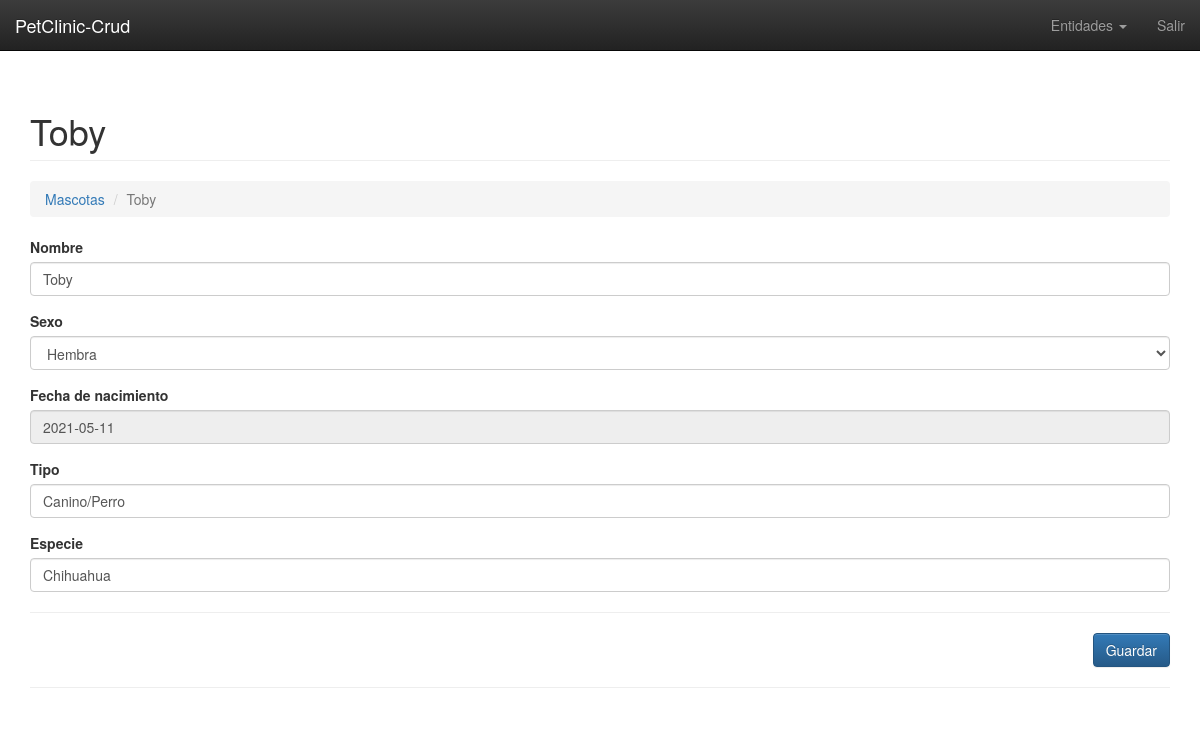
Page /mascota.php?c=Mascota&a=Crud&id_mascota=1 (signed in) on the committed database.
### tables this page shows
CREATE TABLE `mascotas` (
  `id_mascota` int(11) NOT NULL AUTO_INCREMENT,
  `nombre` varchar(45) DEFAULT NULL,
  `sexo` tinyint(4) DEFAULT NULL,
  `fechaNacimiento` varchar(20) DEFAULT NULL,
  `tipo` varchar(45) DEFAULT NULL,
  `especie` varchar(45) DEFAULT NULL,
  `fechaRegistro` varchar(20) DEFAULT NULL,
  PRIMARY KEY (`id_mascota`)
);

### controller/mascota.controller.php (called while the page is built, shortened)
<?php
require_once 'model/mascota.php';
class MascotaController{
    private $model;
    public function __CONSTRUCT(){
        $this->model = new Mascota();
    }
    public function Crud(){
        $var = new Mascota();
        if(isset($_REQUEST['id_mascota'])){
            $var = $this->model->Obtener($_REQUEST['id_mascota']);
        }
        require_once 'view/mascota/mascota-editar.php';
        require_once 'view/footer.php';
    }
}

### model/database.php (called while the page is built)
<?php
class Database
{
    public static function StartUp()
    {
        $pdo = new PDO('mysql:host=localhost;dbname=petclinic;charset=utf8', 'root', '');
        $pdo->setAttribute(PDO::ATTR_ERRMODE, PDO::ERRMODE_EXCEPTION);
        return $pdo;
    }
}

### model/mascota.php (called while the page is built, shortened)
<?php
class Mascota
{
	private $pdo;
	public function __CONSTRUCT()
	{
		try
		{
			$this->pdo = Database::StartUp();
		}
		catch(Exception $e)
		{
			die($e->getMessage());
		}
	}
	public function Obtener($id_mascota)
	{
		try
		{
			$stm = $this->pdo->prepare("SELECT * FROM mascotas WHERE id_mascota = ?");
			$stm->execute(array($id_mascota));
			return $stm->fetch(PDO::FETCH_OBJ);
		}
		catch(Exception $e)
		{
			die($e->getMessage());
		}
	}
}

### view/mascota/mascota-editar.php (the view, shortened to what this page needs)
<h1 class="page-header">
    <?php echo $var->id_mascota != null ? $var->nombre : 'Nueva Mascota'; ?>
</h1>
<ol class="breadcrumb">
  <li><a href="?c=Mascota">Mascotas</a></li>
  <li class="active"><?php echo $var->id_mascota != null ? $var->nombre : 'Nueva Mascota'; ?></li>
</ol>
<form id="frm-mascota" action="?c=Mascota&a=Guardar" method="post" enctype="multipart/form-data">
    <div class="form-group">
        <label>Nombre</label>
        <input type="text" name="Nombre" value="<?php echo $var->nombre; ?>" class="form-control" placeholder="Ingrese el nombre de la mascota" data-validacion-tipo="requerido|min:3" />
    </div>
    <div class="form-group">
        <label>Sexo</label>
        <select name="Sexo" class="form-control">
            <option <?php echo $var->sexo == 2 ? 'selected' : ''; ?> value="2">Hembra</option>
        </select>
    </div>
    <div class="form-group">
        <label>Fecha de nacimiento</label>
        <input readonly type="text" name="FechaNacimiento" value="<?php echo $var->fechaNacimiento; ?>" class="form-control datepicker" placeholder="Ingrese la fecha de nacimiento de la mascota" data-validacion-tipo="requerido" />
    </div>
    <div class="form-group">
        <label>Tipo</label>
        <input type="text" name="Tipo" value="<?php echo $var->tipo; ?>" class="form-control" placeholder="Ingrese el tipo de la mascota" data-validacion-tipo="requerido|min:3" />
    </div>
    <div class="form-group">
        <label>Especie</label>
        <input type="text" name="Especie" value="<?php echo $var->especie; ?>" class="form-control" placeholder="Ingrese la especie de la mascota" data-validacion-tipo="requerido|min:3" />
    </div>
    <hr />
    <div class="text-right">
        <button class="btn btn-primary">Guardar</button>
    </div>
</form>

### rows in the picture
mascotas: nombre "Toby", Nombre "Toby", Sexo "Hembra", FechaNacimiento "2021-05-11", Tipo "Canino/Perro", Especie "Chihuahua"
